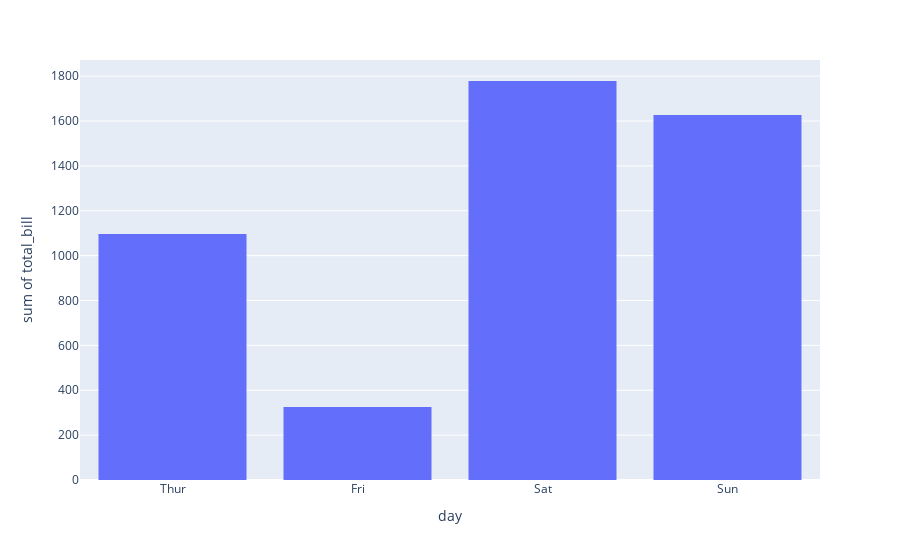

Source (notebook cell):
### Code cell
fig = px.histogram(rest_df, x="day", y="total_bill", category_orders=dict(day=["Thur", "Fri", "Sat", "Sun"]))
fig.show()

### Figure 1 — Plotly figure (JSON) as saved in the notebook; plotly's stock layout.template omitted (floating-point values rounded to 4 significant figures; data arrays with more than 128 entries replaced by an {"elided": "..."} marker saying what was removed)
{"data": [{"alignmentgroup": "True", "bingroup": "x", "histfunc": "sum", "hovertemplate": "day=%{x}<br>sum of total_bill=%{y}<extra></extra>", "legendgroup": "", "marker": {"color": "#636efa", "pattern": {"shape": ""}}, "name": "", "offsetgroup": "", "orientation": "v", "showlegend": false, "type": "histogram", "x": {"elided": "244 str values"}, "xaxis": "x", "y": {"elided": "244 float values"}, "yaxis": "y"}], "layout": {"barmode": "relative", "legend": {"tracegroupgap": 0}, "margin": {"t": 60}, "xaxis": {"anchor": "y", "categoryarray": ["Thur", "Fri", "Sat", "Sun"], "categoryorder": "array", "domain": [0, 1], "title": {"text": "day"}}, "yaxis": {"anchor": "x", "domain": [0, 1], "title": {"text": "sum of total_bill"}}}}
